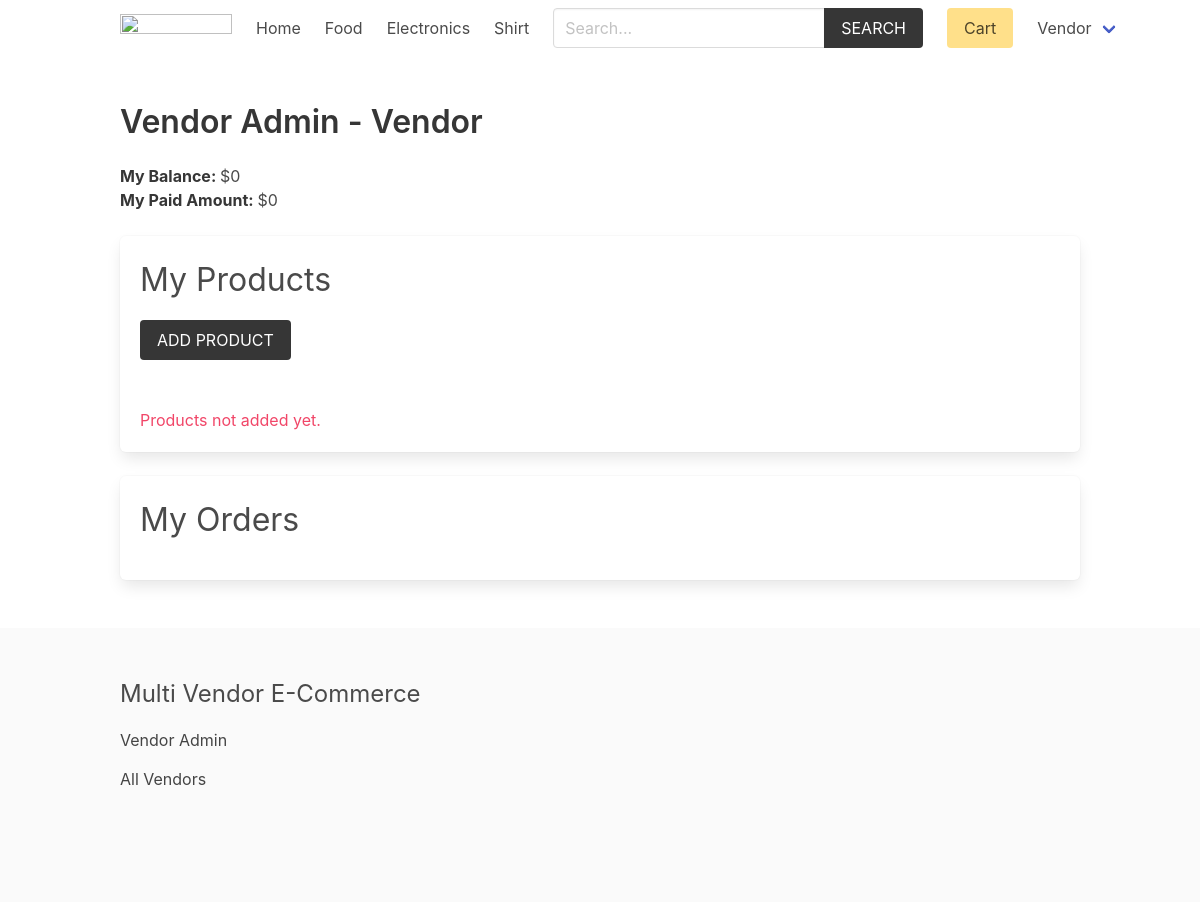
Page /vendor/vendor-admin/ (signed in) on the earlier database version.
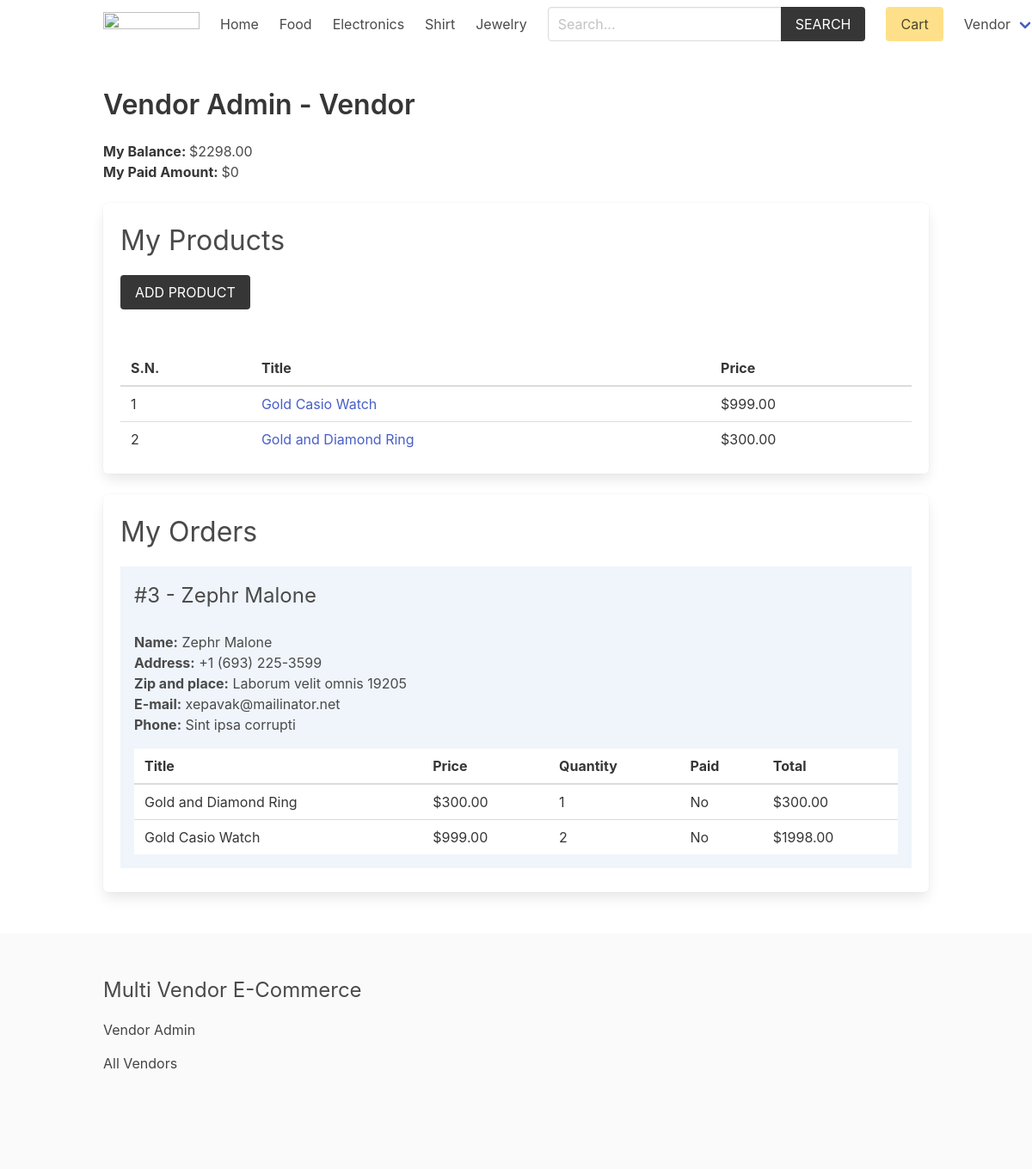
Same page on the later database version.
### product/models.py (models this page shows, shortened)
class Category(models.Model):
    title = models.CharField(max_length=50)
    slug = models.SlugField(max_length=55)
    ordering = models.IntegerField(default=0)
    class Meta:
        ordering = ['ordering']

class Product(models.Model):
    category = models.ForeignKey(Category, related_name='products', on_delete=models.CASCADE)
    vendor = models.ForeignKey(Vendor, related_name="products", on_delete=models.CASCADE)
    title = models.CharField(max_length=50)
    slug = models.SlugField(max_length=55)
    description = models.TextField(blank=True, null=True)
    price = models.DecimalField(max_digits=6, decimal_places=2)
    added_date = models.DateTimeField(auto_now_add=True)
    image = models.ImageField(upload_to='uploads/', blank=True, null=True)
    thumbnail = models.ImageField(upload_to='uploads/', blank=True, null=True) # Change uploads to thumbnails
    class Meta:
        ordering = ['-added_date']

### vendor/models.py (models this page shows, shortened)
class Vendor(models.Model):
    name = models.CharField(max_length=255)
    created_at = models.DateTimeField(auto_now_add=True)
    created_by = models.OneToOneField(User, related_name='vendor', on_delete=models.CASCADE)
    class Meta:
        ordering = ['name']
    def get_balance(self):
        items = self.items.filter(vendor_paid=False, order__vendors__in=[self.id])
        return sum((item.product.price * item.quantity) for item in items)
    def get_paid_amount(self):
        items = self.items.filter(vendor_paid=True, order__vendors__in=[self.id])
        return sum((item.product.price * item.quantity) for item in items)

### order/models.py (models this page shows, shortened)
class OrderItem(models.Model):
    order = models.ForeignKey(Order, related_name="items", on_delete=models.CASCADE)
    product = models.ForeignKey(Product, related_name="items", on_delete=models.CASCADE)
    vendor = models.ForeignKey(Vendor, related_name="items", on_delete=models.CASCADE)
    vendor_paid = models.BooleanField(default=False)
    price = models.DecimalField(max_digits=8, decimal_places=2)
    quantity = models.IntegerField(default=1)
    def get_total_price(self):
        return self.price * self.quantity

class Order(models.Model):
    first_name = models.CharField(max_length=100)
    last_name = models.CharField(max_length=100)
    email = models.CharField(max_length=100)
    address = models.CharField(max_length=100)
    zipcode = models.CharField(max_length=100)
    place = models.CharField(max_length=100)
    phone = models.CharField(max_length=100)
    created_at = models.DateTimeField(auto_now_add=True)
    paid_amount = models.DecimalField(max_digits=8, decimal_places=2)
    vendors = models.ManyToManyField(Vendor, related_name="orders")
    class Meta:
        ordering = ['-created_at']

### vendor/views.py (the view)
# urls.py: path('vendor-admin/', views.vendor_admin, name="vendor-admin"),
@login_required
def vendor_admin(request):
    vendor = request.user.vendor
    products = vendor.products.all()
    orders = vendor.orders.all()
    for order in orders:
        order.vendor_amount = 0
        order.vendor_paid_amount = 0
        order.fully_paid = True
        for item in order.items.all():
            if item.vendor == request.user.vendor:
                if item.vendor_paid:
                    order.vendor_paid_amount += item.get_total_price()
                else:
                    order.vendor_amount += item.get_total_price()
                    order.fully_paid = False
    return render(request, 'vendor/vendor_admin.html', {'vendor': vendor, 'products': products, 'orders': orders})

### cart/cart.py (called while the page is built)
    def __len__(self):
        return sum(item['quantity'] for item in self.cart.values())

### cart/context_processors.py (called while the page is built)
def cart(request):
    return {'cart': Cart(request)}

### product/context_processors.py (called while the page is built)
def menu_categories(request):
    categories = Category.objects.all()
    return {'categories': categories}

### templates/vendor/vendor_admin.html (shortened to what this page needs)
{% extends 'core/base.html' %}
{% block content %}
    <h1 class="title">Vendor Admin - <span class="is-capitalized">{{vendor.name}}</span></h1>
    <div class="mb-5">
        <strong>My Balance: </strong> ${{vendor.get_balance}} <br>
        <strong>My Paid Amount: </strong> ${{vendor.get_paid_amount}}
    </div>
    <div class="box">
        <h2 class="is-size-3 mb-4">My Products</h2>
        <a href="{% url 'vendor:add-product' %}" class="button is-dark is-uppercase mb-6">Add Product</a>
        {% if products %}
            <table class="table is-fullwidth">
                <thead>
                    <tr>
                        <th>S.N.</th>
                        <th>Title</th>
                        <th>Price</th>
                    </tr>
                </thead>
                <tbody>
                    {% for product in products %}
                        <tr>
                            <td>{{ forloop.counter }}</td>
                            <td><a href="{% url 'product:product' product.category.slug product.slug %}">{{ product.title }}</a></td>
                            <td>${{ product.price }}</td>
                        </tr>
                    {% endfor %}
                </tbody>
            </table>
        {% else %}
            <p class="has-text-danger">Products not added yet.</p>
        {% endif %}
    </div>
    <div class="box">
        <h2 class="is-size-3 mb-4">My Orders</h2>
        {% if orders %}
            {% for order in orders %}
                <div class="{% if order.fully_paid %}has-background-success-light{% else %}has-background-info-light{% endif %} mb-2 p-4">
                    <div class="columns is-multiline">
                        <div class="column is-6">
                            <h3 class="is-size-4">#{{ order.id }} - {{ order.first_name }} {{ order.last_name }}</h3>
                        </div>
                        <div class="column is-12">
                            <b>Name:</b> {{ order.first_name }} {{ order.last_name }}<br>
                            <b>Address:</b> {{ order.address }}<br>
                            <b>Zip and place:</b> {{ order.zipcode }} {{ order.place }}<br>
                            <b>E-mail:</b> {{ order.email }}<br>
                            <b>Phone:</b> {{ order.phone }}
                            <table class="table is-fullwidth mt-4">
                                <thead>
                                    <tr>
                                        <th>Title</th>
                                        <th>Price</th>
                                        <th>Quantity</th>
                                        <th>Paid</th>
                                        <th>Total</th>
                                    </tr>
                                </thead>
                                <tbody>
                                    {% for item in order.items.all %}
                                        {% if item.vendor == request.user.vendor %}
                                            <tr>
                                                <td>{{ item.product.title }}</td>
                                                <td>${{ item.product.price }}</td>
                                                <td>{{ item.quantity }}</td>
                                                <td>{{ item.vendor_paid|yesno:"Yes,No" }}</td>
                                                <td>${{ item.get_total_price }}</td>
                                            </tr>
                                        {% endif %}
                                    {% endfor %}
                                </tbody>
                            </table>
                        </div>
                    </div>
                </div>
            {% endfor %}
        {% endif %}
    </div>
{% endblock content %}

### templates/core/base.html (shortened to what this page needs)
{% load static %}
<!DOCTYPE html>
<html lang="en">
<head>
    <link rel="stylesheet" href="https://cdn.jsdelivr.net/npm/bulma@0.9.2/css/bulma.min.css">
    <link rel="stylesheet" href="{% static 'css/main.css' %}">
</head>
<body>
    <div class="container">
        <nav class="navbar" role="navigation" aria-label="main navigation">
            <div class="navbar-brand">
                <a class="navbar-item" href="{% url 'core:home' %}">
                <img src="https://2.bp.blogspot.com/-mkVne3V2tzY/Xfo99c80KUI/AAAAAAAAD_c/9EbC4qu-fYAeVjLi3ONzRZ-osIW4H3qBACK4BGAYYCw/s1600/Vijay%2BThapa%2BLogo%2BHD.png" width="112" height="28">
                </a>
            </div>
            <div id="navbarBasicExample" class="navbar-menu">
                <div class="navbar-start">
                <a class="navbar-item" href="{% url 'core:home' %}">
                    Home
                </a>
                {% for category in categories %}
                    <a class="navbar-item" href="{% url 'product:category' category.slug %}">
                        {{category.title}}
                    </a>
                {% endfor %}
                </div>
                <div class="navbar-start">
                    <div class="navbar-item">
                        <form method="get" action="{% url 'product:search' %}">
                            <div class="field has-addons">
                                <div class="control">
                                    <input type="search" name="query" id="" class="input" placeholder="Search...">
                                </div>
                                <div class="control">
                                    <button class="button is-dark is-uppercase">Search</button>
                                </div>
                            </div>
                        </form>
                    </div>
                </div>
                <div class="navbar-end">
                <div class="navbar-item">
                    <a href="{% url 'cart:cart' %}" class="button is-warning">Cart {% if cart %}({{cart|length}}){% endif %}</a>
                </div>
                {% if request.user.is_authenticated %}
                <div class="navbar-item has-dropdown is-hoverable">
                    <a class="navbar-link is-capitalized">
                    {{user.vendor.name}}
                    </a>
                </div>
                {% endif %}
                </div>
            </div>
            </nav>
    </div>
    <section class="section">
        <div class="container">
            {% block content %}{% endblock content %}
        </div>
    </section>
    <footer class="footer">
        <div class="container">
            <h3 class="is-size-4 mb-4">Multi Vendor E-Commerce</h3>
            {% if request.user.is_authenticated %}
                <a href="{% url 'vendor:vendor-admin' %}">Vendor Admin</a>
            {% else %}
                <a href="{% url 'vendor:become-vendor' %}">Become a Vendor</a>
            {% endif %}
            <br>
            <a href="{% url 'vendor:vendors' %}">All Vendors</a>
        </div>
    </footer>
</body>
</html>

Differences in the rows shown:
added Category: title "Jewelry"
computed for Vendor "Vendor": get_balance "0" → "2298.00"
added Product: title "Gold Casio Watch", price "999.00"
added Product: title "Gold and Diamond Ring", price "300.00"
added Order: id "3", first_name "Zephr", last_name "Malone", address "+1 (693) 225-3599", zipcode "Laborum velit omnis", place "19205", email "xepavak@mailinator.net", phone "Sint ipsa corrupti"
added OrderItem: product "Gold and Diamond Ring", product.price "300.00", quantity "1", vendor_paid "No", get_total_price "300.00"
added OrderItem: product "Gold Casio Watch", product.price "999.00", quantity "2", vendor_paid "No", get_total_price "1998.00"
Other differences:
text no longer shown: "Products not added yet."
text now shown: "S.N. Title Price"
